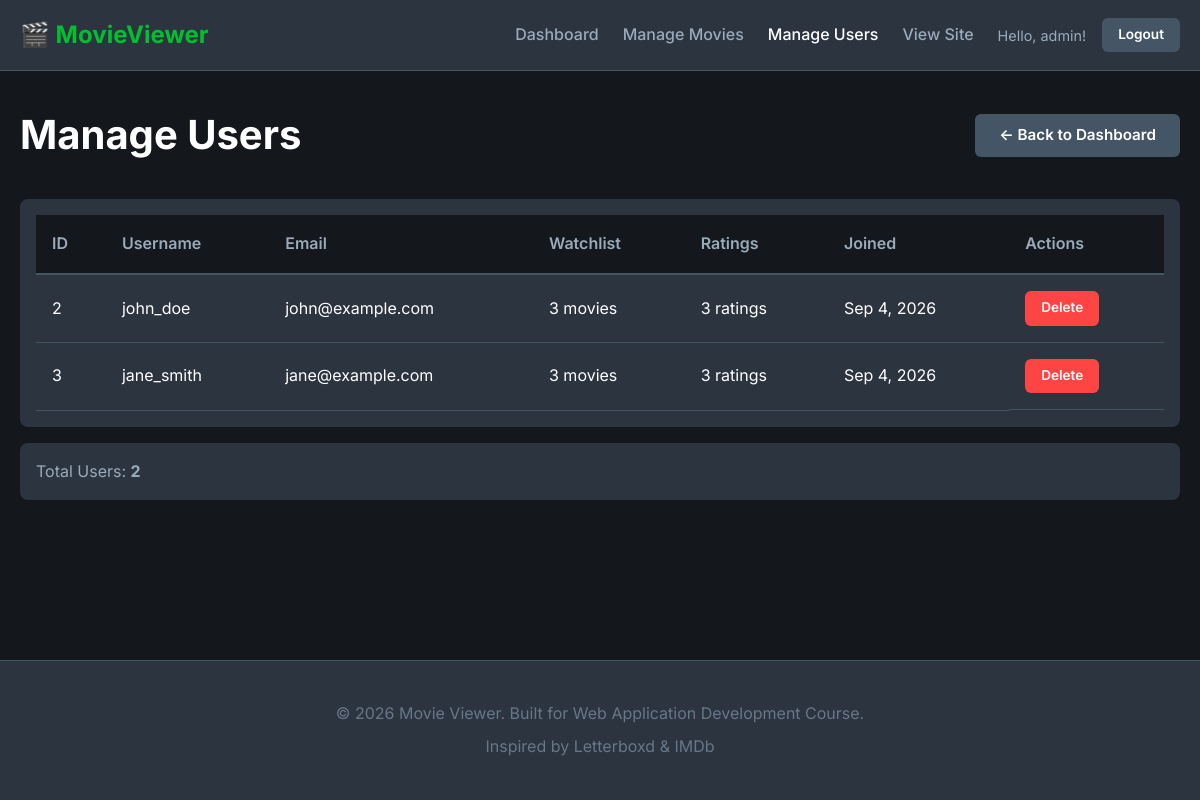
/admin/manage_users.php (signed in), run on the app's committed database.
### tables this page shows
CREATE TABLE users (
    id INT PRIMARY KEY AUTO_INCREMENT,
    username VARCHAR(50) UNIQUE NOT NULL,
    email VARCHAR(100) UNIQUE NOT NULL,
    password VARCHAR(255) NOT NULL,
    role ENUM('user', 'admin') DEFAULT 'user',
    created_at TIMESTAMP DEFAULT CURRENT_TIMESTAMP,
    INDEX idx_username (username),
    INDEX idx_email (email)
);

### includes/db.php (called while the page is built, shortened)
<?php
function execute_query($conn, $sql, $types = '', $params = []) {
    $stmt = $conn->prepare($sql);
    $stmt->execute();
    return $stmt;
}
function fetch_all($stmt) {
    $result = $stmt->get_result();
    return $result->fetch_all(MYSQLI_ASSOC);
}
?>

### admin/manage_users.php (the view, shortened to what this page needs)
<?php
require_once '../includes/db.php';
$stmt = execute_query($conn,
    "SELECT u.*,
     (SELECT COUNT(*) FROM watchlist WHERE user_id = u.id) as watchlist_count,
     (SELECT COUNT(*) FROM ratings WHERE user_id = u.id) as ratings_count
     FROM users u
     WHERE u.role = 'user'
     ORDER BY u.created_at DESC"
);
$users = fetch_all($stmt);
include '../includes/header.php';
?>
<link rel="stylesheet" href="/movie-viewer/assets/css/admin.css">
<div class="container">
    <div class="admin-header">
        <h1>Manage Users</h1>
        <a href="admin_dashboard.php" class="btn btn-secondary">← Back to Dashboard</a>
    </div>
    <div class="admin-table-container">
        <table class="admin-table">
            <thead>
                <tr>
                    <th>ID</th>
                    <th>Username</th>
                    <th>Email</th>
                    <th>Watchlist</th>
                    <th>Ratings</th>
                    <th>Joined</th>
                    <th>Actions</th>
                </tr>
            </thead>
            <tbody>
                <?php foreach ($users as $user): ?>
                    <tr>
                        <td><?php echo $user['id']; ?></td>
                        <td><?php echo htmlspecialchars($user['username']); ?></td>
                        <td><?php echo htmlspecialchars($user['email']); ?></td>
                        <td><?php echo $user['watchlist_count']; ?> movies</td>
                        <td><?php echo $user['ratings_count']; ?> ratings</td>
                        <td><?php echo date('M j, Y', strtotime($user['created_at'])); ?></td>
                        <td class="action-buttons">
                            <a href="?delete=<?php echo $user['id']; ?>"
                               class="btn btn-sm btn-danger"
                               onclick="return confirm('Are you sure you want to delete this user? This will also remove their watchlist and ratings.')">
                                Delete
                            </a>
                        </td>
                    </tr>
                <?php endforeach; ?>
            </tbody>
        </table>
    </div>
    <div class="admin-stats">
        <p>Total Users: <strong><?php echo count($users); ?></strong></p>
    </div>
</div>
<?php include '../includes/footer.php'; ?>

### assets/css/style.css (style rules this page uses)
:root { --primary-color: #00c030; --primary-hover: #00a028; --secondary-color: #456; --background-dark: #14181c; --background-card: #2c3440; --background-hover: #394150; --text-primary: #ffffff; --text-secondary: #9ab; --text-muted: #678; --border-color: #456; --error-color: #ff4444; --success-color: #00c030; --warning-color: #ff8800; --star-color: #ffc107; }
* { margin: 0; padding: 0; box-sizing: border-box; }
body { font-family: 'Inter', -apple-system, BlinkMacSystemFont, 'Segoe UI', Roboto, sans-serif; background-color: var(--background-dark); color: var(--text-primary); line-height: 1.6; min-height: 100vh; display: flex; flex-direction: column; }
.container { max-width: 1200px; margin: 0 auto; padding: 0 20px; width: 100%; }
.btn { display: inline-block; padding: 0.6rem 1.5rem; border-radius: 6px; text-decoration: none; font-weight: 600; transition: all 0.3s; border: none; cursor: pointer; font-size: 0.95rem; }
.btn-secondary { background-color: var(--secondary-color); color: #fff; }
.btn-danger { background-color: var(--error-color); color: #fff; }
.btn-sm { padding: 0.4rem 1rem; font-size: 0.85rem; }

### assets/css/admin.css (style rules this page uses)
.admin-header { display: flex; justify-content: space-between; align-items: center; margin-bottom: 2rem; }
.admin-header h1 { font-size: 2.5rem; }
.admin-table-container { overflow-x: auto; background-color: var(--background-card); border-radius: 8px; padding: 1rem; }
.admin-table { width: 100%; border-collapse: collapse; }
.admin-table thead { background-color: var(--background-dark); }
.admin-table th { padding: 1rem; text-align: left; font-weight: 600; color: var(--text-secondary); border-bottom: 2px solid var(--border-color); }
.admin-table td { padding: 1rem; border-bottom: 1px solid var(--border-color); }
.action-buttons { display: flex; gap: 0.5rem; }
.admin-stats { background-color: var(--background-card); padding: 1rem; border-radius: 8px; margin-top: 1rem; }
.admin-stats p { margin: 0; color: var(--text-secondary); }

### data on the page
users: id "2", username "john_doe", email "john@example.com", watchlist_count "3", ratings_count "3", created_at "Sep 4, 2026"
users: id "3", username "jane_smith", email "jane@example.com", watchlist_count "3", ratings_count "3", created_at "Sep 4, 2026"

### other printed values
get_username() "admin"
count($users) "2"
